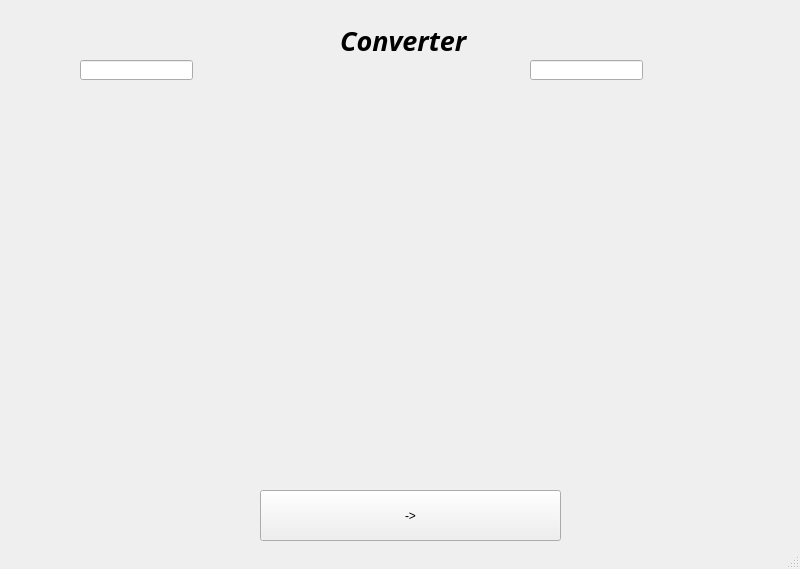
<?xml version="1.0" encoding="UTF-8"?>
<ui version="4.0">
 <class>MainWindow</class>
 <widget class="QMainWindow" name="MainWindow">
  <property name="geometry">
   <rect>
    <x>0</x>
    <y>0</y>
    <width>800</width>
    <height>569</height>
   </rect>
  </property>
  <property name="windowTitle">
   <string>Converter</string>
  </property>
  <widget class="QWidget" name="centralwidget">
   <widget class="QPushButton" name="pushButton">
    <property name="geometry">
     <rect>
      <x>260</x>
      <y>490</y>
      <width>301</width>
      <height>51</height>
     </rect>
    </property>
    <property name="text">
     <string>-&gt;</string>
    </property>
   </widget>
   <widget class="QLineEdit" name="lineEdit">
    <property name="geometry">
     <rect>
      <x>80</x>
      <y>60</y>
      <width>113</width>
      <height>20</height>
     </rect>
    </property>
   </widget>
   <widget class="QLineEdit" name="lineEdit_2">
    <property name="geometry">
     <rect>
      <x>530</x>
      <y>60</y>
      <width>113</width>
      <height>20</height>
     </rect>
    </property>
   </widget>
   <widget class="QLabel" name="label">
    <property name="geometry">
     <rect>
      <x>340</x>
      <y>20</y>
      <width>141</width>
      <height>41</height>
     </rect>
    </property>
    <property name="font">
     <font>
      <family>VNI-Times</family>
      <pointsize>20</pointsize>
      <weight>75</weight>
      <italic>true</italic>
      <bold>true</bold>
     </font>
    </property>
    <property name="text">
     <string>Converter</string>
    </property>
   </widget>
  </widget>
  <widget class="QStatusBar" name="statusbar"/>
 </widget>
 <resources/>
 <connections/>
</ui>
